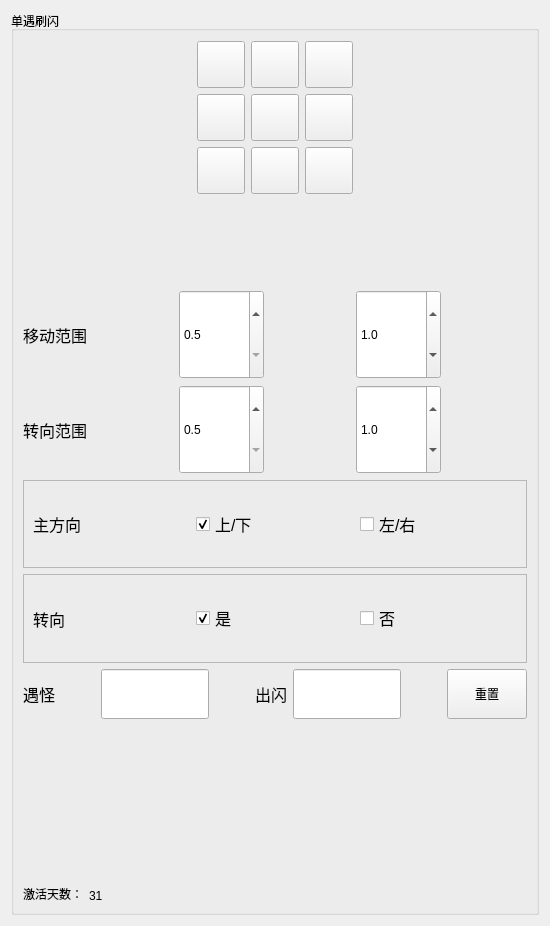
         <widget class="QWidget" name="tab_1">
          <attribute name="icon">
           <iconset>
            <normaloff>assets/PNG/psyduck.png</normaloff>assets/PNG/psyduck.png</iconset>
          </attribute>
          <attribute name="title">
           <string/>
          </attribute>
          <layout class="QVBoxLayout" name="verticalLayout_6">
           <item>
            <widget class="QGroupBox" name="groupA1">
             <property name="title">
              <string>单遇刷闪</string>
             </property>
             <layout class="QVBoxLayout" name="verticalLayout_5" stretch="1,1,1,1,1,1,1,1,1">
              <item>
               <layout class="QHBoxLayout" name="horizontalLayout_12">
                <item>
                 <layout class="QGridLayout" name="gridLayout" rowstretch="1,3,3,3,1" columnstretch="1,3,3,3,1" rowminimumheight="1,3,3,3,1" columnminimumwidth="1,3,3,3,1">
                  <property name="sizeConstraint">
                   <enum>QLayout::SizeConstraint::SetNoConstraint</enum>
                  </property>
                  <item row="1" column="2">
                   <widget class="QToolButton" name="toolButton">
                    <property name="text">
                     <string/>
                    </property>
                    <property name="icon">
                     <iconset>
                      <normaloff>assets/PNG/top.png</normaloff>assets/PNG/top.png</iconset>
                    </property>
                    <property name="iconSize">
                     <size>
                      <width>40</width>
                      <height>40</height>
                     </size>
                    </property>
                   </widget>
                  </item>
                  <item row="1" column="3">
                   <widget class="QToolButton" name="toolButton_7">
                    <property name="text">
                     <string/>
                    </property>
                    <property name="icon">
                     <iconset>
                      <normaloff>assets/PNG/right-tip.png</normaloff>assets/PNG/right-tip.png</iconset>
                    </property>
                    <property name="iconSize">
                     <size>
                      <width>40</width>
                      <height>40</height>
                     </size>
                    </property>
                   </widget>
                  </item>
                  <item row="3" column="1">
                   <widget class="QToolButton" name="toolButton_6">
                    <property name="text">
                     <string/>
                    </property>
                    <property name="icon">
                     <iconset>
                      <normaloff>assets/PNG/left-bottom.png</normaloff>assets/PNG/left-bottom.png</iconset>
                    </property>
                    <property name="iconSize">
                     <size>
                      <width>40</width>
                      <height>40</height>
                     </size>
                    </property>
                   </widget>
                  </item>
                  <item row="2" column="3">
                   <widget class="QToolButton" name="toolButton_4">
                    <property name="text">
                     <string/>
                    </property>
                    <property name="icon">
                     <iconset>
                      <normaloff>assets/PNG/right.png</normaloff>assets/PNG/right.png</iconset>
                    </property>
                    <property name="iconSize">
                     <size>
                      <width>40</width>
                      <height>40</height>
                     </size>
                    </property>
                   </widget>
                  </item>
                  <item row="2" column="4">
                   <spacer name="horizontalSpacer_28">
                    <property name="orientation">
                     <enum>Qt::Orientation::Horizontal</enum>
                    </property>
                    <property name="sizeHint" stdset="0">
                     <size>
                      <width>40</width>
                      <height>20</height>
                     </size>
                    </property>
                   </spacer>
                  </item>
                  <item row="2" column="2">
                   <widget class="QToolButton" name="toolButton_9">
                    <property name="text">
                     <string/>
                    </property>
                    <property name="icon">
                     <iconset>
                      <normaloff>assets/PNG/start.png</normaloff>assets/PNG/start.png</iconset>
                    </property>
                    <property name="iconSize">
                     <size>
                      <width>40</width>
                      <height>40</height>
                     </size>
                    </property>
                   </widget>
                  </item>
                  <item row="2" column="0">
                   <spacer name="horizontalSpacer_27">
                    <property name="orientation">
                     <enum>Qt::Orientation::Horizontal</enum>
                    </property>
                    <property name="sizeHint" stdset="0">
                     <size>
                      <width>40</width>
                      <height>20</height>
                     </size>
                    </property>
                   </spacer>
                  </item>
                  <item row="3" column="3">
                   <widget class="QToolButton" name="toolButton_5">
                    <property name="text">
                     <string/>
                    </property>
                    <property name="icon">
                     <iconset>
                      <normaloff>assets/PNG/right-bottom.png</normaloff>assets/PNG/right-bottom.png</iconset>
                    </property>
                    <property name="iconSize">
                     <size>
                      <width>40</width>
                      <height>40</height>
                     </size>
                    </property>
                   </widget>
                  </item>
                  <item row="0" column="2">
                   <spacer name="verticalSpacer_5">
                    <property name="orientation">
                     <enum>Qt::Orientation::Vertical</enum>
                    </property>
                    <property name="sizeHint" stdset="0">
                     <size>
                      <width>20</width>
                      <height>40</height>
                     </size>
                    </property>
                   </spacer>
                  </item>
                  <item row="3" column="2">
                   <widget class="QToolButton" name="toolButton_2">
                    <property name="text">
                     <string/>
                    </property>
                    <property name="icon">
                     <iconset>
                      <normaloff>assets/PNG/bottom.png</normaloff>assets/PNG/bottom.png</iconset>
                    </property>
                    <property name="iconSize">
                     <size>
                      <width>40</width>
                      <height>40</height>
                     </size>
                    </property>
                   </widget>
                  </item>
                  <item row="1" column="1">
                   <widget class="QToolButton" name="toolButton_8">
                    <property name="text">
                     <string/>
                    </property>
                    <property name="icon">
                     <iconset>
                      <normaloff>assets/PNG/left-top.png</normaloff>assets/PNG/left-top.png</iconset>
                    </property>
                    <property name="iconSize">
                     <size>
                      <width>40</width>
                      <height>40</height>
                     </size>
                    </property>
                   </widget>
                  </item>
                  <item row="2" column="1">
                   <widget class="QToolButton" name="toolButton_3">
                    <property name="text">
                     <string/>
                    </property>
                    <property name="icon">
                     <iconset>
                      <normaloff>assets/PNG/left.png</normaloff>assets/PNG/left.png</iconset>
                    </property>
                    <property name="iconSize">
                     <size>
                      <width>40</width>
                      <height>40</height>
                     </size>
                    </property>
                   </widget>
                  </item>
                  <item row="4" column="2">
                   <spacer name="verticalSpacer_6">
                    <property name="orientation">
                     <enum>Qt::Orientation::Vertical</enum>
                    </property>
                    <property name="sizeHint" stdset="0">
                     <size>
                      <width>20</width>
                      <height>40</height>
                     </size>
                    </property>
                   </spacer>
                  </item>
                 </layout>
                </item>
               </layout>
              </item>
              <item>
               <spacer name="verticalSpacer_29">
                <property name="orientation">
                 <enum>Qt::Orientation::Vertical</enum>
                </property>
                <property name="sizeHint" stdset="0">
                 <size>
                  <width>20</width>
                  <height>188</height>
                 </size>
                </property>
               </spacer>
              </item>
              <item>
               <layout class="QHBoxLayout" name="horizontalLayout_62" stretch="1,1,1,1,1,1">
                <item>
                 <widget class="QLabel" name="label_57">
                  <property name="sizePolicy">
                   <sizepolicy hsizetype="Fixed" vsizetype="Preferred">
                    <horstretch>0</horstretch>
                    <verstretch>0</verstretch>
                   </sizepolicy>
                  </property>
                  <property name="font">
                   <font>
                    <pointsize>12</pointsize>
                   </font>
                  </property>
                  <property name="text">
                   <string>移动范围</string>
                  </property>
                 </widget>
                </item>
                <item>
                 <spacer name="horizontalSpacer_86">
                  <property name="orientation">
                   <enum>Qt::Orientation::Horizontal</enum>
                  </property>
                  <property name="sizeHint" stdset="0">
                   <size>
                    <width>40</width>
                    <height>20</height>
                   </size>
                  </property>
                 </spacer>
                </item>
                <item>
                 <widget class="QDoubleSpinBox" name="doubleSpinBox_13">
                  <property name="sizePolicy">
                   <sizepolicy hsizetype="Minimum" vsizetype="Expanding">
                    <horstretch>0</horstretch>
                    <verstretch>0</verstretch>
                   </sizepolicy>
                  </property>
                  <property name="decimals">
                   <number>1</number>
                  </property>
                  <property name="minimum">
                   <double>0.500000000000000</double>
                  </property>
                  <property name="maximum">
                   <double>5.000000000000000</double>
                  </property>
                  <property name="singleStep">
                   <double>0.100000000000000</double>
                  </property>
                 </widget>
                </item>
                <item>
                 <spacer name="horizontalSpacer_87">
                  <property name="orientation">
                   <enum>Qt::Orientation::Horizontal</enum>
                  </property>
                  <property name="sizeHint" stdset="0">
                   <size>
                    <width>40</width>
                    <height>20</height>
                   </size>
                  </property>
                 </spacer>
                </item>
                <item>
                 <widget class="QDoubleSpinBox" name="doubleSpinBox_14">
                  <property name="sizePolicy">
                   <sizepolicy hsizetype="Minimum" vsizetype="Expanding">
                    <horstretch>0</horstretch>
                    <verstretch>0</verstretch>
                   </sizepolicy>
                  </property>
                  <property name="decimals">
                   <number>1</number>
                  </property>
                  <property name="minimum">
                   <double>0.100000000000000</double>
                  </property>
                  <property name="maximum">
                   <double>10.000000000000000</double>
                  </property>
                  <property name="singleStep">
                   <double>0.100000000000000</double>
                  </property>
                  <property name="value">
                   <double>1.000000000000000</double>
                  </property>
                 </widget>
                </item>
                <item>
                 <spacer name="horizontalSpacer_88">
                  <property name="orientation">
                   <enum>Qt::Orientation::Horizontal</enum>
                  </property>
                  <property name="sizeHint" stdset="0">
                   <size>
                    <width>40</width>
                    <height>20</height>
                   </size>
                  </property>
                 </spacer>
                </item>
               </layout>
              </item>
              <item>
               <layout class="QHBoxLayout" name="horizontalLayout_63" stretch="1,1,1,1,1,1">
                <item>
                 <widget class="QLabel" name="label_58">
                  <property name="sizePolicy">
                   <sizepolicy hsizetype="Fixed" vsizetype="Preferred">
                    <horstretch>0</horstretch>
                    <verstretch>0</verstretch>
                   </sizepolicy>
                  </property>
                  <property name="font">
                   <font>
                    <pointsize>12</pointsize>
                   </font>
                  </property>
                  <property name="text">
                   <string>转向范围</string>
                  </property>
                 </widget>
                </item>
                <item>
                 <spacer name="horizontalSpacer_89">
                  <property name="orientation">
                   <enum>Qt::Orientation::Horizontal</enum>
                  </property>
                  <property name="sizeHint" stdset="0">
                   <size>
                    <width>40</width>
                    <height>20</height>
                   </size>
                  </property>
                 </spacer>
                </item>
                <item>
                 <widget class="QDoubleSpinBox" name="doubleSpinBox_15">
                  <property name="sizePolicy">
                   <sizepolicy hsizetype="Minimum" vsizetype="Expanding">
                    <horstretch>0</horstretch>
                    <verstretch>0</verstretch>
                   </sizepolicy>
                  </property>
                  <property name="decimals">
                   <number>1</number>
                  </property>
                  <property name="minimum">
                   <double>0.500000000000000</double>
                  </property>
                  <property name="maximum">
                   <double>5.000000000000000</double>
                  </property>
                  <property name="singleStep">
                   <double>0.100000000000000</double>
                  </property>
                 </widget>
                </item>
                <item>
                 <spacer name="horizontalSpacer_90">
                  <property name="orientation">
                   <enum>Qt::Orientation::Horizontal</enum>
                  </property>
                  <property name="sizeHint" stdset="0">
                   <size>
                    <width>40</width>
                    <height>20</height>
                   </size>
                  </property>
                 </spacer>
                </item>
                <item>
                 <widget class="QDoubleSpinBox" name="doubleSpinBox_16">
                  <property name="sizePolicy">
                   <sizepolicy hsizetype="Minimum" vsizetype="Expanding">
                    <horstretch>0</horstretch>
                    <verstretch>0</verstretch>
                   </sizepolicy>
                  </property>
                  <property name="decimals">
                   <number>1</number>
                  </property>
                  <property name="minimum">
                   <double>0.100000000000000</double>
                  </property>
                  <property name="maximum">
                   <double>10.000000000000000</double>
                  </property>
                  <property name="singleStep">
                   <double>0.100000000000000</double>
                  </property>
                  <property name="value">
                   <double>1.000000000000000</double>
                  </property>
                 </widget>
                </item>
                <item>
                 <spacer name="horizontalSpacer_91">
                  <property name="orientation">
                   <enum>Qt::Orientation::Horizontal</enum>
                  </property>
                  <property name="sizeHint" stdset="0">
                   <size>
                    <width>40</width>
                    <height>20</height>
                   </size>
                  </property>
                 </spacer>
                </item>
               </layout>
              </item>
              <item>
               <widget class="QFrame" name="framedir">
                <property name="sizePolicy">
                 <sizepolicy hsizetype="Preferred" vsizetype="Preferred">
                  <horstretch>0</horstretch>
                  <verstretch>0</verstretch>
                 </sizepolicy>
                </property>
                <property name="frameShape">
                 <enum>QFrame::Shape::StyledPanel</enum>
                </property>
                <property name="frameShadow">
                 <enum>QFrame::Shadow::Raised</enum>
                </property>
                <layout class="QHBoxLayout" name="horizontalLayout_16">
                 <item>
                  <layout class="QHBoxLayout" name="horizontalLayout_11">
                   <item>
                    <widget class="QLabel" name="label_5">
                     <property name="font">
                      <font>
                       <pointsize>12</pointsize>
                      </font>
                     </property>
                     <property name="text">
                      <string>主方向</string>
                     </property>
                    </widget>
                   </item>
                   <item>
                    <widget class="QCheckBox" name="checkBox">
                     <property name="font">
                      <font>
                       <pointsize>12</pointsize>
                      </font>
                     </property>
                     <property name="text">
                      <string>上/下</string>
                     </property>
                     <property name="checked">
                      <bool>true</bool>
                     </property>
                     <property name="autoExclusive">
                      <bool>true</bool>
                     </property>
                     <property name="tristate">
                      <bool>false</bool>
                     </property>
                    </widget>
                   </item>
                   <item>
                    <widget class="QCheckBox" name="checkBox_2">
                     <property name="font">
                      <font>
                       <pointsize>12</pointsize>
                      </font>
                     </property>
                     <property name="text">
                      <string>左/右</string>
                     </property>
                     <property name="autoExclusive">
                      <bool>true</bool>
                     </property>
                    </widget>
                   </item>
                  </layout>
                 </item>
                </layout>
               </widget>
              </item>
              <item>
               <widget class="QFrame" name="frameturn">
                <property name="sizePolicy">
                 <sizepolicy hsizetype="Preferred" vsizetype="Preferred">
                  <horstretch>0</horstretch>
                  <verstretch>0</verstretch>
                 </sizepolicy>
                </property>
                <property name="frameShape">
                 <enum>QFrame::Shape::StyledPanel</enum>
                </property>
                <property name="frameShadow">
                 <enum>QFrame::Shadow::Raised</enum>
                </property>
                <layout class="QHBoxLayout" name="horizontalLayout_17">
                 <item>
                  <layout class="QHBoxLayout" name="horizontalLayout_14">
                   <item>
                    <widget class="QLabel" name="label_12">
                     <property name="font">
                      <font>
                       <pointsize>12</pointsize>
                      </font>
                     </property>
                     <property name="text">
                      <string>转向</string>
                     </property>
                    </widget>
                   </item>
                   <item>
                    <widget class="QCheckBox" name="checkBox_3">
                     <property name="font">
                      <font>
                       <pointsize>12</pointsize>
                      </font>
                     </property>
                     <property name="text">
                      <string>是</string>
                     </property>
                     <property name="checked">
                      <bool>true</bool>
                     </property>
                     <property name="autoExclusive">
                      <bool>true</bool>
                     </property>
                     <property name="tristate">
                      <bool>false</bool>
                     </property>
                    </widget>
                   </item>
                   <item>
                    <widget class="QCheckBox" name="checkBox_4">
                     <property name="font">
                      <font>
                       <pointsize>12</pointsize>
                      </font>
                     </property>
                     <property name="text">
                      <string>否</string>
                     </property>
                     <property name="autoExclusive">
                      <bool>true</bool>
                     </property>
                    </widget>
                   </item>
                  </layout>
                 </item>
                </layout>
               </widget>
              </item>
              <item>
               <layout class="QHBoxLayout" name="horizontalLayout_18">
                <item>
                 <widget class="QLabel" name="label_14">
                  <property name="font">
                   <font>
                    <pointsize>12</pointsize>
                   </font>
                  </property>
                  <property name="text">
                   <string>遇怪</string>
                  </property>
                 </widget>
                </item>
                <item>
                 <spacer name="horizontalSpacer_30">
                  <property name="orientation">
                   <enum>Qt::Orientation::Horizontal</enum>
                  </property>
                  <property name="sizeHint" stdset="0">
                   <size>
                    <width>40</width>
                    <height>20</height>
                   </size>
                  </property>
                 </spacer>
                </item>
                <item>
                 <widget class="QLineEdit" name="lineEdit_3">
                  <property name="sizePolicy">
                   <sizepolicy hsizetype="Maximum" vsizetype="Maximum">
                    <horstretch>0</horstretch>
                    <verstretch>0</verstretch>
                   </sizepolicy>
                  </property>
                  <property name="minimumSize">
                   <size>
                    <width>100</width>
                    <height>50</height>
                   </size>
                  </property>
                 </widget>
                </item>
                <item>
                 <spacer name="horizontalSpacer_31">
                  <property name="orientation">
                   <enum>Qt::Orientation::Horizontal</enum>
                  </property>
                  <property name="sizeHint" stdset="0">
                   <size>
                    <width>40</width>
                    <height>20</height>
                   </size>
                  </property>
                 </spacer>
                </item>
                <item>
                 <widget class="QLabel" name="label_16">
                  <property name="font">
                   <font>
                    <pointsize>12</pointsize>
                   </font>
                  </property>
                  <property name="text">
                   <string>出闪</string>
                  </property>
                 </widget>
                </item>
                <item>
                 <widget class="QLineEdit" name="lineEdit_4">
                  <property name="sizePolicy">
                   <sizepolicy hsizetype="Expanding" vsizetype="Maximum">
                    <horstretch>0</horstretch>
                    <verstretch>0</verstretch>
                   </sizepolicy>
                  </property>
                  <property name="minimumSize">
                   <size>
                    <width>100</width>
                    <height>50</height>
                   </size>
                  </property>
                 </widget>
                </item>
                <item>
                 <spacer name="horizontalSpacer_32">
                  <property name="orientation">
                   <enum>Qt::Orientation::Horizontal</enum>
                  </property>
                  <property name="sizeHint" stdset="0">
                   <size>
                    <width>40</width>
                    <height>20</height>
                   </size>
                  </property>
                 </spacer>
                </item>
                <item>
                 <widget class="QPushButton" name="pushButton_2">
                  <property name="sizePolicy">
                   <sizepolicy hsizetype="Minimum" vsizetype="Maximum">
                    <horstretch>0</horstretch>
                    <verstretch>0</verstretch>
                   </sizepolicy>
                  </property>
                  <property name="minimumSize">
                   <size>
                    <width>0</width>
                    <height>50</height>
                   </size>
                  </property>
                  <property name="text">
                   <string>重置</string>
                  </property>
                 </widget>
                </item>
               </layout>
              </item>
              <item>
               <spacer name="verticalSpacer_7">
                <property name="orientation">
                 <enum>Qt::Orientation::Vertical</enum>
                </property>
                <property name="sizeHint" stdset="0">
                 <size>
                  <width>20</width>
                  <height>188</height>
                 </size>
                </property>
               </spacer>
              </item>
              <item>
               <layout class="QHBoxLayout" name="horizontalLayout_13" stretch="1,1,10">
                <item>
                 <widget class="QLabel" name="label_6">
                  <property name="sizePolicy">
                   <sizepolicy hsizetype="Fixed" vsizetype="Preferred">
                    <horstretch>0</horstretch>
                    <verstretch>0</verstretch>
                   </sizepolicy>
                  </property>
                  <property name="text">
                   <string>激活天数：</string>
                  </property>
                  <property name="alignment">
                   <set>Qt::AlignmentFlag::AlignBottom|Qt::AlignmentFlag::AlignLeading|Qt::AlignmentFlag::AlignLeft</set>
                  </property>
                 </widget>
                </item>
                <item>
                 <widget class="QLabel" name="label_11">
                  <property name="sizePolicy">
                   <sizepolicy hsizetype="Fixed" vsizetype="Preferred">
                    <horstretch>0</horstretch>
                    <verstretch>0</verstretch>
                   </sizepolicy>
                  </property>
                  <property name="text">
                   <string>31</string>
                  </property>
                  <property name="alignment">
                   <set>Qt::AlignmentFlag::AlignBottom|Qt::AlignmentFlag::AlignLeading|Qt::AlignmentFlag::AlignLeft</set>
                  </property>
                 </widget>
                </item>
                <item>
                 <spacer name="horizontalSpacer_29">
                  <property name="orientation">
                   <enum>Qt::Orientation::Horizontal</enum>
                  </property>
                  <property name="sizeHint" stdset="0">
                   <size>
                    <width>40</width>
                    <height>20</height>
                   </size>
                  </property>
                 </spacer>
                </item>
               </layout>
              </item>
             </layout>
            </widget>
           </item>
          </layout>
         </widget>
